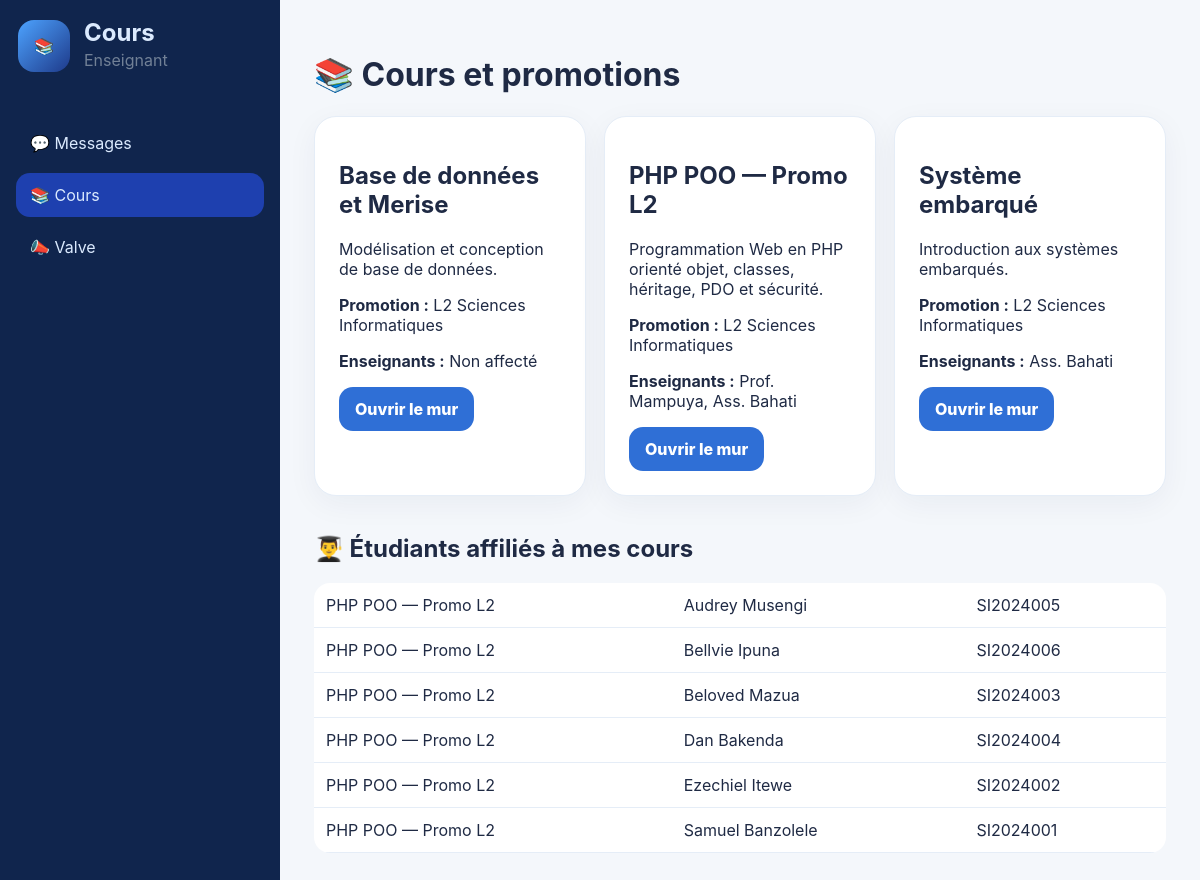
Screenshot of /cours.php (signed in) with the database file from the repository.
### tables this page shows
CREATE TABLE cours(id INT AUTO_INCREMENT PRIMARY KEY, code VARCHAR(50), nom VARCHAR(150) NOT NULL, description TEXT, promotion_id INT, FOREIGN KEY(promotion_id) REFERENCES promotions(id));

CREATE TABLE promotions(id INT AUTO_INCREMENT PRIMARY KEY, nom VARCHAR(100) NOT NULL, annee VARCHAR(20));

CREATE TABLE users(id INT AUTO_INCREMENT PRIMARY KEY, nom VARCHAR(120) NOT NULL, identifiant VARCHAR(120) UNIQUE NOT NULL, password_hash VARCHAR(255) NOT NULL, role ENUM('etudiant','enseignant','assistant','doyen','vice_doyen','apparitaire') NOT NULL, promotion_id INT NULL, created_at DATETIME DEFAULT CURRENT_TIMESTAMP, FOREIGN KEY(promotion_id) REFERENCES promotions(id));

### app/classes/Session.php (called while the page is built, shortened)
<?php
final class Session {
    public static function user(): ?array { self::demarrer(); return $_SESSION['user'] ?? null; }
    public static function requireLogin(): array { $u=self::user(); if(!$u){ header('Location: login.php'); exit; } return $u; }
}

### app/helpers.php (called while the page is built, shortened)
<?php
function h(?string $s): string { return htmlspecialchars((string)$s, ENT_QUOTES, 'UTF-8'); }
function current_user(): array { return Session::requireLogin(); }
function role_label(string $r): string { return ['etudiant'=>'Étudiant','enseignant'=>'Enseignant','assistant'=>'Assistant','doyen'=>'Doyen','vice_doyen'=>'Vice-Doyen','apparitaire'=>'Apparitaire'][$r] ?? $r; }

### cours.php (the view)
<?php
require_once __DIR__.'/app/classes/BaseDeDonnees.php'; require_once __DIR__.'/app/classes/Session.php'; require_once __DIR__.'/app/helpers.php';
$u=current_user(); $db=db();
$cours=$db->query('SELECT c.*, p.nom promotion, GROUP_CONCAT(u.nom SEPARATOR ", ") enseignants FROM cours c JOIN promotions p ON p.id=c.promotion_id LEFT JOIN enseignement e ON e.cours_id=c.id LEFT JOIN users u ON u.id=e.user_id GROUP BY c.id ORDER BY c.nom')->fetchAll();
$etudiants=[]; if(in_array($u['role'],['enseignant','assistant'],true)){ $st=$db->prepare('SELECT c.nom cours, us.nom etudiant, us.identifiant FROM enseignement e JOIN cours c ON c.id=e.cours_id JOIN inscriptions i ON i.cours_id=c.id JOIN users us ON us.id=i.user_id WHERE e.user_id=? ORDER BY c.nom, us.nom'); $st->execute([$u['id']]); $etudiants=$st->fetchAll(); }
?>
<!doctype html><html lang="fr"><head><meta charset="utf-8"><meta name="viewport" content="width=device-width,initial-scale=1"><title>Cours</title><link rel="stylesheet" href="assets/css/style.css"></head><body><aside class="sidebar"><div class="brand small"><div class="logo">📚</div><div><h2>Cours</h2><p><?=h(role_label($u['role']))?></p></div></div><nav><a href="dashboard.php">💬 Messages</a><a class="active" href="cours.php">📚 Cours</a><a href="valve.php">📣 Valve</a></nav></aside><main class="content page"><h1>📚 Cours et promotions</h1><div class="grid"><?php foreach($cours as $c): ?><div class="card"><h2><?=h($c['nom'])?></h2><p><?=h($c['description'])?></p><p><b>Promotion :</b> <?=h($c['promotion'])?></p><p><b>Enseignants :</b> <?=h($c['enseignants'] ?: 'Non affecté')?></p><a class="btn" href="chat.php?type=public&cours_id=<?=$c['id']?>">Ouvrir le mur</a></div><?php endforeach; ?></div><?php if($etudiants): ?><h2>👨‍🎓 Étudiants affiliés à mes cours</h2><table><?php foreach($etudiants as $e): ?><tr><td><?=h($e['cours'])?></td><td><?=h($e['etudiant'])?></td><td><?=h($e['identifiant'])?></td></tr><?php endforeach; ?></table><?php endif; ?></main></body></html>

### assets/css/style.css (style rules this page uses)
* { box-sizing:border-box }
body { margin:0;font-family:-apple-system,BlinkMacSystemFont,'Segoe UI',Arial,sans-serif;background:#f4f7fb;color:#1f2a44 }
.brand { display:flex;gap:14px;align-items:center;margin-bottom:20px }
.brand.small { padding:18px }
.logo { width:52px;height:52px;border-radius:16px;background:linear-gradient(135deg,#4da3ff,#1e3a8a);display:grid;place-items:center;color:#fff }
.brand h1,.brand h2 { margin:0 }
.brand p { margin:3px 0;color:#718096 }
button,.btn { border:0;background:#2f6fd6;color:#fff;border-radius:14px;padding:12px 16px;font-weight:800;cursor:pointer;text-decoration:none;display:inline-block }
.sidebar { position:fixed;inset:0 auto 0 0;width:280px;background:#10254d;color:#dbeafe;display:flex;flex-direction:column }
.sidebar nav { display:grid;gap:8px;padding:10px 16px }
.sidebar a { color:#dbeafe;text-decoration:none;padding:12px 14px;border-radius:14px }
.sidebar a.active,.sidebar a:hover { background:#1e40af }
.content { margin-left:280px;padding:34px }
.page { min-height:100vh }
.hero,.card { background:#fff;border:1px solid #e5edf7;border-radius:22px;padding:24px;margin-bottom:18px;box-shadow:0 8px 30px #10254d0d }
.grid { display:grid;grid-template-columns:repeat(auto-fit,minmax(260px,1fr));gap:18px }
table { width:100%;border-collapse:collapse;background:#fff;border-radius:16px;overflow:hidden }
td { border-bottom:1px solid #e5edf7;padding:12px }

### rows the page displays
cours: nom "Base de données et Merise", description "Modélisation et conception de base de données.", promotion.nom "L2 Sciences Informatiques", enseignants "Non affecté"
cours: nom "PHP POO — Promo L2", description "Programmation Web en PHP orienté objet, classes, héritage, PDO et sécurité.", promotion.nom "L2 Sciences Informatiques", enseignants "Prof. Mampuya, Ass. Bahati", users.nom "Audrey Musengi", users.identifiant "SI2024005", users.nom "Bellvie Ipuna", users.identifiant "SI2024006", users.nom "Beloved Mazua", users.identifiant "SI2024003", users.nom "Dan Bakenda", users.identifiant "SI2024004", users.nom "Ezechiel Itewe", users.identifiant "SI2024002", users.nom "Samuel Banzolele", users.identifiant "SI2024001"
cours: nom "Système embarqué", description "Introduction aux systèmes embarqués.", promotion.nom "L2 Sciences Informatiques", enseignants "Ass. Bahati"

### other values shown
role_label($u['role']) "Enseignant"
